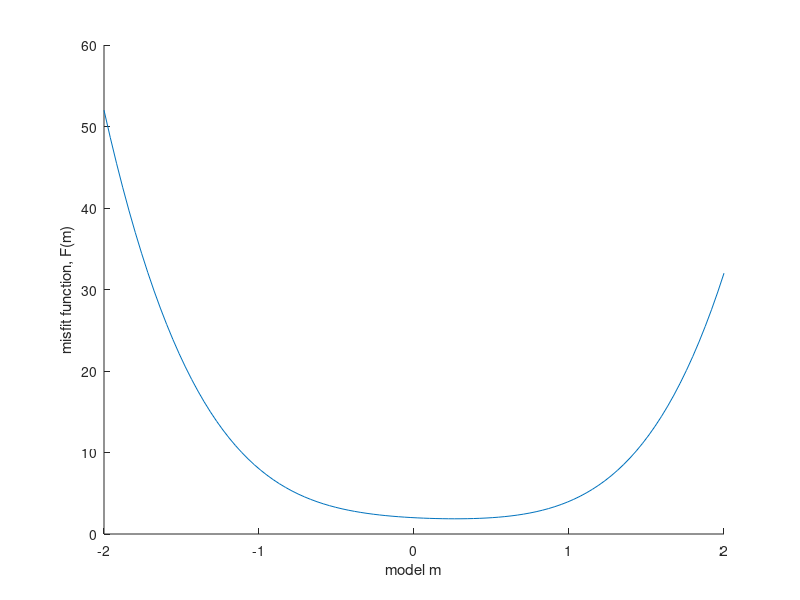

MATLAB code for this plot:
%
% lab_newton.m
% Applied Seismology, GEOS 626, University of Alaska Fairbanks
%
% This is a template for implementing an iterative Newton algorithm.
% See Tarantola (2005), Eq. 6.291.
% See lab_newton.pdf for instructions to this lab exercise.
%
% This is a preparatory exercise for genlsq_template.m
%

close all
clear
clc
format long

% define a misfit function and its derivatives
% note: our 'model vector' is one-dimensional
P = [2 -1 2 -1 2];          % non-quadratic
%P = [0  0 2 -1 2];         % quadratic
%F = @(m) ( polyval(P,m) );
F = @(m) ( P(1)*m.^4 + P(2)*m.^3 + P(3)*m.^2 + P(4)*m + P(5) );
g = @(m) ( 4*P(1)*m.^3 + 3*P(2)*m.^2 + 2*P(3)*m + P(4) );
H = @(m) ( 12*P(1)*m.^2 + 6*P(2)*m + 2*P(3) );
whos

% specify bounds for choosing initial model (and for plotting)
mA = -2;
mB = 2;
m = linspace(mA,mB,100);

% COMPUTE MINIMUM OF MISFIT FUNCTION HERE USING BUILT-IN MATLAB FUNCTION


figure; hold on;
plot(m,F(m));
% PLOT MATLAB MINIMUM HERE
xlabel('model m'); ylabel('misfit function, F(m)');

%---------------------------------

% initial model
m0 = -1.5;
%m0 = mA + (mB-mA)*rand; % try a random starting value

% IMPLEMENT NEWTON ALGORITHM HERE (see class notes "Taylor series and least squares")


